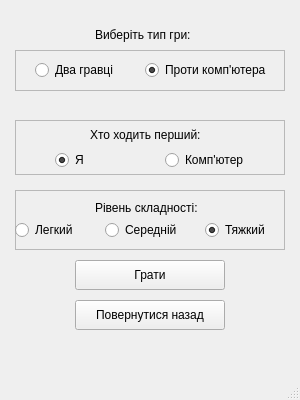
<?xml version="1.0" encoding="UTF-8"?>
<ui version="4.0">
 <class>PresettingWindow</class>
 <widget class="QMainWindow" name="PresettingWindow">
  <property name="geometry">
   <rect>
    <x>0</x>
    <y>0</y>
    <width>300</width>
    <height>400</height>
   </rect>
  </property>
  <property name="windowTitle">
   <string>MainWindow</string>
  </property>
  <widget class="QWidget" name="centralwidget">
   <widget class="QLabel" name="label">
    <property name="geometry">
     <rect>
      <x>95</x>
      <y>20</y>
      <width>110</width>
      <height>30</height>
     </rect>
    </property>
    <property name="text">
     <string>Виберіть тип гри:</string>
    </property>
   </widget>
   <widget class="QFrame" name="frameTypeGame">
    <property name="geometry">
     <rect>
      <x>15</x>
      <y>50</y>
      <width>270</width>
      <height>41</height>
     </rect>
    </property>
    <property name="frameShape">
     <enum>QFrame::StyledPanel</enum>
    </property>
    <property name="frameShadow">
     <enum>QFrame::Raised</enum>
    </property>
    <widget class="QRadioButton" name="radioButtonTwoPlayers">
     <property name="geometry">
      <rect>
       <x>20</x>
       <y>10</y>
       <width>95</width>
       <height>20</height>
      </rect>
     </property>
     <property name="text">
      <string>Два гравці</string>
     </property>
    </widget>
    <widget class="QRadioButton" name="radioButtonPlayPC">
     <property name="geometry">
      <rect>
       <x>130</x>
       <y>10</y>
       <width>131</width>
       <height>20</height>
      </rect>
     </property>
     <property name="text">
      <string>Проти комп'ютера</string>
     </property>
     <property name="checked">
      <bool>true</bool>
     </property>
    </widget>
   </widget>
   <widget class="QPushButton" name="ButtonGoGame">
    <property name="geometry">
     <rect>
      <x>75</x>
      <y>260</y>
      <width>150</width>
      <height>30</height>
     </rect>
    </property>
    <property name="text">
     <string>Грати</string>
    </property>
   </widget>
   <widget class="QPushButton" name="ButtonBack">
    <property name="geometry">
     <rect>
      <x>75</x>
      <y>300</y>
      <width>150</width>
      <height>30</height>
     </rect>
    </property>
    <property name="text">
     <string>Повернутися назад</string>
    </property>
   </widget>
   <widget class="QFrame" name="frameWhoFirst">
    <property name="geometry">
     <rect>
      <x>15</x>
      <y>120</y>
      <width>270</width>
      <height>55</height>
     </rect>
    </property>
    <property name="frameShape">
     <enum>QFrame::StyledPanel</enum>
    </property>
    <property name="frameShadow">
     <enum>QFrame::Raised</enum>
    </property>
    <widget class="QLabel" name="label_2">
     <property name="geometry">
      <rect>
       <x>75</x>
       <y>5</y>
       <width>120</width>
       <height>20</height>
      </rect>
     </property>
     <property name="text">
      <string>Хто ходить перший:</string>
     </property>
    </widget>
    <widget class="QRadioButton" name="radioButtonPlayerFirst">
     <property name="geometry">
      <rect>
       <x>40</x>
       <y>30</y>
       <width>51</width>
       <height>20</height>
      </rect>
     </property>
     <property name="text">
      <string>Я</string>
     </property>
     <property name="checked">
      <bool>true</bool>
     </property>
    </widget>
    <widget class="QRadioButton" name="radioButtonPCFirst">
     <property name="geometry">
      <rect>
       <x>150</x>
       <y>30</y>
       <width>95</width>
       <height>20</height>
      </rect>
     </property>
     <property name="text">
      <string>Комп'ютер</string>
     </property>
     <property name="checked">
      <bool>false</bool>
     </property>
    </widget>
   </widget>
   <widget class="QFrame" name="frameDifficulty">
    <property name="geometry">
     <rect>
      <x>15</x>
      <y>190</y>
      <width>270</width>
      <height>60</height>
     </rect>
    </property>
    <property name="frameShape">
     <enum>QFrame::StyledPanel</enum>
    </property>
    <property name="frameShadow">
     <enum>QFrame::Raised</enum>
    </property>
    <widget class="QLabel" name="label_3">
     <property name="geometry">
      <rect>
       <x>80</x>
       <y>10</y>
       <width>110</width>
       <height>16</height>
      </rect>
     </property>
     <property name="text">
      <string>Рівень складності:</string>
     </property>
    </widget>
    <widget class="QRadioButton" name="radioButtonEazy">
     <property name="geometry">
      <rect>
       <x>0</x>
       <y>30</y>
       <width>71</width>
       <height>20</height>
      </rect>
     </property>
     <property name="text">
      <string>Легкий</string>
     </property>
    </widget>
    <widget class="QRadioButton" name="radioButtonMiddle">
     <property name="geometry">
      <rect>
       <x>90</x>
       <y>30</y>
       <width>81</width>
       <height>20</height>
      </rect>
     </property>
     <property name="text">
      <string>Середній</string>
     </property>
     <property name="checked">
      <bool>false</bool>
     </property>
    </widget>
    <widget class="QRadioButton" name="radioButtonHard">
     <property name="geometry">
      <rect>
       <x>190</x>
       <y>30</y>
       <width>71</width>
       <height>20</height>
      </rect>
     </property>
     <property name="text">
      <string>Тяжкий</string>
     </property>
     <property name="checked">
      <bool>true</bool>
     </property>
    </widget>
   </widget>
  </widget>
  <widget class="QMenuBar" name="menubar">
   <property name="geometry">
    <rect>
     <x>0</x>
     <y>0</y>
     <width>300</width>
     <height>26</height>
    </rect>
   </property>
  </widget>
  <widget class="QStatusBar" name="statusbar"/>
 </widget>
 <resources/>
 <connections/>
</ui>
